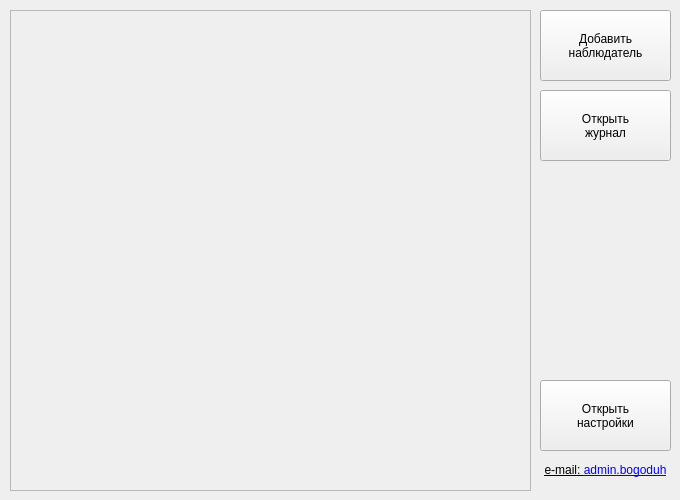
<?xml version="1.0" encoding="UTF-8"?>
<ui version="4.0">
 <author>drunia</author>
 <class>MainWindow</class>
 <widget class="QMainWindow" name="MainWindow">
  <property name="geometry">
   <rect>
    <x>0</x>
    <y>0</y>
    <width>680</width>
    <height>500</height>
   </rect>
  </property>
  <property name="sizePolicy">
   <sizepolicy hsizetype="Fixed" vsizetype="Fixed">
    <horstretch>0</horstretch>
    <verstretch>0</verstretch>
   </sizepolicy>
  </property>
  <property name="minimumSize">
   <size>
    <width>680</width>
    <height>500</height>
   </size>
  </property>
  <property name="maximumSize">
   <size>
    <width>680</width>
    <height>1080</height>
   </size>
  </property>
  <property name="baseSize">
   <size>
    <width>540</width>
    <height>300</height>
   </size>
  </property>
  <property name="cursor">
   <cursorShape>ArrowCursor</cursorShape>
  </property>
  <property name="windowTitle">
   <string>NetWatchDog</string>
  </property>
  <property name="autoFillBackground">
   <bool>false</bool>
  </property>
  <property name="iconSize">
   <size>
    <width>0</width>
    <height>0</height>
   </size>
  </property>
  <widget class="QWidget" name="centralwidget">
   <property name="autoFillBackground">
    <bool>false</bool>
   </property>
   <widget class="QToolButton" name="add_dev_btn">
    <property name="enabled">
     <bool>true</bool>
    </property>
    <property name="geometry">
     <rect>
      <x>540</x>
      <y>10</y>
      <width>131</width>
      <height>71</height>
     </rect>
    </property>
    <property name="cursor">
     <cursorShape>PointingHandCursor</cursorShape>
    </property>
    <property name="mouseTracking">
     <bool>false</bool>
    </property>
    <property name="autoFillBackground">
     <bool>false</bool>
    </property>
    <property name="text">
     <string>Добавить
наблюдатель</string>
    </property>
    <property name="icon">
     <iconset>
      <normaloff>../../../../../.designer/res/icons/+.png</normaloff>../../../../../.designer/res/icons/+.png</iconset>
    </property>
    <property name="iconSize">
     <size>
      <width>32</width>
      <height>32</height>
     </size>
    </property>
    <property name="checked">
     <bool>false</bool>
    </property>
    <property name="autoRepeat">
     <bool>false</bool>
    </property>
    <property name="autoExclusive">
     <bool>false</bool>
    </property>
    <property name="toolButtonStyle">
     <enum>Qt::ToolButtonTextUnderIcon</enum>
    </property>
    <property name="tabletTracking" stdset="0">
     <bool>false</bool>
    </property>
   </widget>
   <widget class="QScrollArea" name="scrollArea">
    <property name="geometry">
     <rect>
      <x>10</x>
      <y>10</y>
      <width>521</width>
      <height>481</height>
     </rect>
    </property>
    <property name="sizePolicy">
     <sizepolicy hsizetype="Preferred" vsizetype="Fixed">
      <horstretch>0</horstretch>
      <verstretch>0</verstretch>
     </sizepolicy>
    </property>
    <property name="contextMenuPolicy">
     <enum>Qt::NoContextMenu</enum>
    </property>
    <property name="verticalScrollBarPolicy">
     <enum>Qt::ScrollBarAsNeeded</enum>
    </property>
    <property name="horizontalScrollBarPolicy">
     <enum>Qt::ScrollBarAsNeeded</enum>
    </property>
    <property name="widgetResizable">
     <bool>true</bool>
    </property>
    <property name="alignment">
     <set>Qt::AlignLeading|Qt::AlignLeft|Qt::AlignTop</set>
    </property>
    <widget class="QWidget" name="scrollAreaWidgetContents">
     <property name="enabled">
      <bool>true</bool>
     </property>
     <property name="geometry">
      <rect>
       <x>0</x>
       <y>0</y>
       <width>519</width>
       <height>479</height>
      </rect>
     </property>
     <property name="sizePolicy">
      <sizepolicy hsizetype="Preferred" vsizetype="Preferred">
       <horstretch>0</horstretch>
       <verstretch>0</verstretch>
      </sizepolicy>
     </property>
     <property name="accessibleName">
      <string notr="true"/>
     </property>
     <layout class="QVBoxLayout" name="vLayoutList">
      <property name="sizeConstraint">
       <enum>QLayout::SetMinAndMaxSize</enum>
      </property>
     </layout>
    </widget>
   </widget>
   <widget class="QToolButton" name="open_journal_btn">
    <property name="enabled">
     <bool>true</bool>
    </property>
    <property name="geometry">
     <rect>
      <x>540</x>
      <y>90</y>
      <width>131</width>
      <height>71</height>
     </rect>
    </property>
    <property name="cursor">
     <cursorShape>PointingHandCursor</cursorShape>
    </property>
    <property name="mouseTracking">
     <bool>false</bool>
    </property>
    <property name="autoFillBackground">
     <bool>false</bool>
    </property>
    <property name="text">
     <string>Открыть
журнал</string>
    </property>
    <property name="icon">
     <iconset>
      <normaloff>../../../../../.designer/res/icons/paste.png</normaloff>../../../../../.designer/res/icons/paste.png</iconset>
    </property>
    <property name="iconSize">
     <size>
      <width>32</width>
      <height>32</height>
     </size>
    </property>
    <property name="checkable">
     <bool>false</bool>
    </property>
    <property name="checked">
     <bool>false</bool>
    </property>
    <property name="autoRepeat">
     <bool>false</bool>
    </property>
    <property name="autoExclusive">
     <bool>false</bool>
    </property>
    <property name="toolButtonStyle">
     <enum>Qt::ToolButtonTextUnderIcon</enum>
    </property>
    <property name="tabletTracking" stdset="0">
     <bool>false</bool>
    </property>
   </widget>
   <widget class="QFrame" name="settings_frame">
    <property name="geometry">
     <rect>
      <x>530</x>
      <y>360</y>
      <width>151</width>
      <height>131</height>
     </rect>
    </property>
    <property name="frameShape">
     <enum>QFrame::NoFrame</enum>
    </property>
    <property name="frameShadow">
     <enum>QFrame::Raised</enum>
    </property>
    <widget class="QToolButton" name="open_settings_btn">
     <property name="enabled">
      <bool>true</bool>
     </property>
     <property name="geometry">
      <rect>
       <x>10</x>
       <y>20</y>
       <width>131</width>
       <height>71</height>
      </rect>
     </property>
     <property name="cursor">
      <cursorShape>PointingHandCursor</cursorShape>
     </property>
     <property name="mouseTracking">
      <bool>false</bool>
     </property>
     <property name="autoFillBackground">
      <bool>false</bool>
     </property>
     <property name="text">
      <string>Открыть
настройки</string>
     </property>
     <property name="iconSize">
      <size>
       <width>32</width>
       <height>32</height>
      </size>
     </property>
     <property name="checkable">
      <bool>false</bool>
     </property>
     <property name="checked">
      <bool>false</bool>
     </property>
     <property name="autoRepeat">
      <bool>false</bool>
     </property>
     <property name="autoExclusive">
      <bool>false</bool>
     </property>
     <property name="toolButtonStyle">
      <enum>Qt::ToolButtonTextUnderIcon</enum>
     </property>
     <property name="tabletTracking" stdset="0">
      <bool>false</bool>
     </property>
    </widget>
    <widget class="QLabel" name="email_lb">
     <property name="geometry">
      <rect>
       <x>10</x>
       <y>100</y>
       <width>131</width>
       <height>20</height>
      </rect>
     </property>
     <property name="font">
      <font>
       <pointsize>9</pointsize>
       <underline>true</underline>
      </font>
     </property>
     <property name="toolTip">
      <string>Написать разработчику</string>
     </property>
     <property name="layoutDirection">
      <enum>Qt::LeftToRight</enum>
     </property>
     <property name="lineWidth">
      <number>1</number>
     </property>
     <property name="text">
      <string>&lt;html&gt;&lt;head/&gt;&lt;body&gt;&lt;p&gt;e-mail: &lt;a href=&quot;mailto:admin.bogoduh@kharkov1.kharkov.pfu.gov?subject=NetWatchDog&amp;body=Привет Димон, есть пару предложений/замечаний по программке:&quot;&gt;&lt;span style=&quot; text-decoration: underline; color:#0000ff;&quot;&gt;admin.bogoduh&lt;/span&gt;&lt;/a&gt;&lt;/p&gt;&lt;/body&gt;&lt;/html&gt;</string>
     </property>
     <property name="scaledContents">
      <bool>false</bool>
     </property>
     <property name="alignment">
      <set>Qt::AlignCenter</set>
     </property>
     <property name="openExternalLinks">
      <bool>true</bool>
     </property>
    </widget>
   </widget>
  </widget>
 </widget>
 <resources/>
 <connections/>
</ui>
